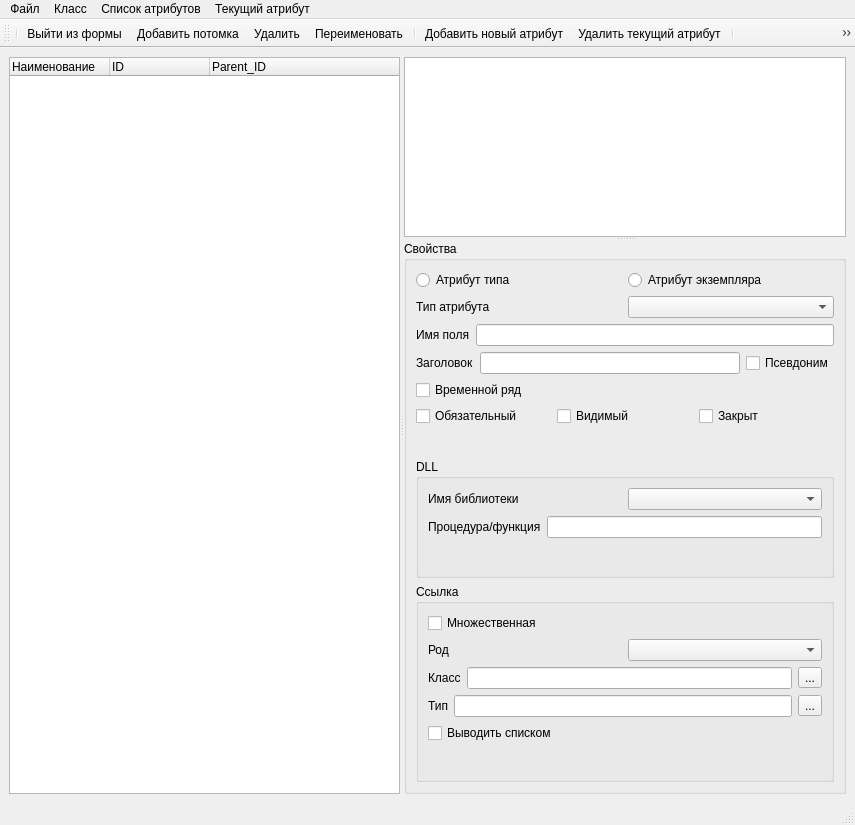
<?xml version="1.0" encoding="UTF-8"?>
<ui version="4.0">
 <class>es_mainwindowClass</class>
 <widget class="QMainWindow" name="es_mainwindowClass">
  <property name="geometry">
   <rect>
    <x>0</x>
    <y>0</y>
    <width>855</width>
    <height>825</height>
   </rect>
  </property>
  <property name="windowTitle">
   <string>MainWindow</string>
  </property>
  <widget class="QWidget" name="centralwidget">
   <layout class="QGridLayout" name="gridLayout">
    <item row="0" column="0">
     <widget class="QSplitter" name="splitter_V">
      <property name="orientation">
       <enum>Qt::Horizontal</enum>
      </property>
      <widget class="QEidosTreeWidget" name="EidosTreeWidget">
       <property name="styleSheet">
        <string notr="true">font: 10pt &quot;Arial&quot;;</string>
       </property>
       <property name="editTriggers">
        <set>QAbstractItemView::AllEditTriggers</set>
       </property>
       <property name="selectionMode">
        <enum>QAbstractItemView::ExtendedSelection</enum>
       </property>
       <property name="selectionBehavior">
        <enum>QAbstractItemView::SelectItems</enum>
       </property>
       <column>
        <property name="text">
         <string>Наименование</string>
        </property>
       </column>
       <column>
        <property name="text">
         <string>ID</string>
        </property>
       </column>
       <column>
        <property name="text">
         <string>Parent_ID</string>
        </property>
       </column>
      </widget>
      <widget class="QSplitter" name="splitter_H">
       <property name="orientation">
        <enum>Qt::Vertical</enum>
       </property>
       <widget class="QTableWidget" name="tableWidget_EAs"/>
       <widget class="QGroupBox" name="groupBox">
        <property name="title">
         <string>Свойства</string>
        </property>
        <layout class="QVBoxLayout" name="verticalLayout_4">
         <item>
          <layout class="QHBoxLayout" name="horizontalLayout_13">
           <item>
            <widget class="QRadioButton" name="radioButton_BFH">
             <property name="text">
              <string>Атрибут типа</string>
             </property>
            </widget>
           </item>
           <item>
            <widget class="QRadioButton" name="radioButton_BFP">
             <property name="text">
              <string>Атрибут экземпляра</string>
             </property>
            </widget>
           </item>
          </layout>
         </item>
         <item>
          <layout class="QHBoxLayout" name="horizontalLayout_4">
           <item>
            <widget class="QLabel" name="label_10">
             <property name="text">
              <string>Тип атрибута</string>
             </property>
            </widget>
           </item>
           <item>
            <widget class="QComboBox" name="comboBox_Type">
             <item>
              <property name="text">
               <string/>
              </property>
             </item>
            </widget>
           </item>
          </layout>
         </item>
         <item>
          <layout class="QHBoxLayout" name="horizontalLayout_14">
           <item>
            <widget class="QLabel" name="label_11">
             <property name="text">
              <string>Имя поля</string>
             </property>
            </widget>
           </item>
           <item>
            <widget class="QLineEdit" name="lineEdit_FieldName"/>
           </item>
          </layout>
         </item>
         <item>
          <layout class="QHBoxLayout" name="horizontalLayout_15">
           <item>
            <widget class="QLabel" name="label_12">
             <property name="text">
              <string>Заголовок</string>
             </property>
            </widget>
           </item>
           <item>
            <widget class="QLineEdit" name="lineEdit_Caption"/>
           </item>
           <item>
            <widget class="QCheckBox" name="checkBox_alternated">
             <property name="enabled">
              <bool>true</bool>
             </property>
             <property name="text">
              <string>Псевдоним</string>
             </property>
             <property name="checkable">
              <bool>true</bool>
             </property>
            </widget>
           </item>
          </layout>
         </item>
         <item>
          <widget class="QCheckBox" name="checkBox_Temporality">
           <property name="text">
            <string>Временной ряд</string>
           </property>
          </widget>
         </item>
         <item>
          <layout class="QHBoxLayout" name="horizontalLayout_16">
           <item>
            <widget class="QCheckBox" name="checkBox_Required">
             <property name="text">
              <string>Обязательный</string>
             </property>
            </widget>
           </item>
           <item>
            <widget class="QCheckBox" name="checkBox_Visible">
             <property name="text">
              <string>Видимый</string>
             </property>
            </widget>
           </item>
           <item>
            <widget class="QCheckBox" name="checkBox_Locked">
             <property name="text">
              <string>Закрыт</string>
             </property>
            </widget>
           </item>
          </layout>
         </item>
         <item>
          <spacer name="verticalSpacer_2">
           <property name="orientation">
            <enum>Qt::Vertical</enum>
           </property>
           <property name="sizeHint" stdset="0">
            <size>
             <width>20</width>
             <height>40</height>
            </size>
           </property>
          </spacer>
         </item>
         <item>
          <widget class="QGroupBox" name="groupBox_DLL">
           <property name="title">
            <string>DLL</string>
           </property>
           <layout class="QVBoxLayout" name="verticalLayout_5">
            <item>
             <layout class="QHBoxLayout" name="horizontalLayout_17">
              <item>
               <widget class="QLabel" name="label_13">
                <property name="text">
                 <string>Имя библиотеки</string>
                </property>
               </widget>
              </item>
              <item>
               <widget class="QComboBox" name="comboBox_DLL_Name"/>
              </item>
             </layout>
            </item>
            <item>
             <layout class="QHBoxLayout" name="horizontalLayout_18">
              <item>
               <widget class="QLabel" name="label_14">
                <property name="text">
                 <string>Процедура/функция</string>
                </property>
               </widget>
              </item>
              <item>
               <widget class="QLineEdit" name="lineEdit_DLL_Proc"/>
              </item>
             </layout>
            </item>
            <item>
             <spacer name="verticalSpacer_3">
              <property name="orientation">
               <enum>Qt::Vertical</enum>
              </property>
              <property name="sizeHint" stdset="0">
               <size>
                <width>20</width>
                <height>40</height>
               </size>
              </property>
             </spacer>
            </item>
           </layout>
          </widget>
         </item>
         <item>
          <widget class="QGroupBox" name="groupBox_LNK">
           <property name="title">
            <string>Ссылка</string>
           </property>
           <layout class="QVBoxLayout" name="verticalLayout_6">
            <item>
             <widget class="QCheckBox" name="checkBox_Multiple">
              <property name="text">
               <string>Множественная</string>
              </property>
             </widget>
            </item>
            <item>
             <layout class="QHBoxLayout" name="horizontalLayout_20">
              <item>
               <widget class="QLabel" name="label_16">
                <property name="text">
                 <string>Род</string>
                </property>
               </widget>
              </item>
              <item>
               <widget class="QComboBox" name="comboBox_Species"/>
              </item>
             </layout>
            </item>
            <item>
             <layout class="QHBoxLayout" name="horizontalLayout_21">
              <item>
               <widget class="QLabel" name="label_17">
                <property name="text">
                 <string>Класс</string>
                </property>
               </widget>
              </item>
              <item>
               <widget class="QLineEdit" name="lineEdit_Eidos">
                <property name="readOnly">
                 <bool>true</bool>
                </property>
               </widget>
              </item>
              <item>
               <widget class="QToolButton" name="toolButton_ChooseEidos">
                <property name="text">
                 <string>...</string>
                </property>
               </widget>
              </item>
             </layout>
            </item>
            <item>
             <layout class="QHBoxLayout" name="horizontalLayout_Hipotesys">
              <item>
               <widget class="QLabel" name="label_LnkHyp">
                <property name="text">
                 <string>Тип</string>
                </property>
               </widget>
              </item>
              <item>
               <widget class="QLineEdit" name="lineEdit_Hipotesys">
                <property name="readOnly">
                 <bool>true</bool>
                </property>
               </widget>
              </item>
              <item>
               <widget class="QToolButton" name="toolButton_ChooseHipotesys">
                <property name="text">
                 <string>...</string>
                </property>
               </widget>
              </item>
             </layout>
            </item>
            <item>
             <widget class="QCheckBox" name="checkBox_NeedList">
              <property name="text">
               <string>Выводить списком</string>
              </property>
             </widget>
            </item>
            <item>
             <spacer name="verticalSpacer">
              <property name="orientation">
               <enum>Qt::Vertical</enum>
              </property>
              <property name="sizeHint" stdset="0">
               <size>
                <width>20</width>
                <height>40</height>
               </size>
              </property>
             </spacer>
            </item>
           </layout>
          </widget>
         </item>
        </layout>
       </widget>
      </widget>
     </widget>
    </item>
   </layout>
  </widget>
  <widget class="QMenuBar" name="menubar">
   <property name="geometry">
    <rect>
     <x>0</x>
     <y>0</y>
     <width>855</width>
     <height>22</height>
    </rect>
   </property>
   <widget class="QMenu" name="menu">
    <property name="title">
     <string>Файл</string>
    </property>
    <addaction name="action_quit"/>
   </widget>
   <widget class="QMenu" name="menu_2">
    <property name="title">
     <string>Класс</string>
    </property>
    <addaction name="action_Eidos_add"/>
    <addaction name="action_Eidos_del"/>
    <addaction name="action_Eidos_rename"/>
   </widget>
   <widget class="QMenu" name="menu_3">
    <property name="title">
     <string>Список атрибутов</string>
    </property>
    <addaction name="action_AddFilter"/>
    <addaction name="action_RemoveFilter"/>
    <addaction name="action_EA_Add"/>
    <addaction name="action_EA_Del"/>
   </widget>
   <widget class="QMenu" name="menu_4">
    <property name="title">
     <string>Текущий атрибут</string>
    </property>
    <addaction name="action_AltCaption"/>
    <addaction name="action_SaveChanges"/>
   </widget>
   <addaction name="menu"/>
   <addaction name="menu_2"/>
   <addaction name="menu_3"/>
   <addaction name="menu_4"/>
  </widget>
  <widget class="QStatusBar" name="statusbar"/>
  <widget class="QToolBar" name="toolBar">
   <property name="windowTitle">
    <string>toolBar</string>
   </property>
   <attribute name="toolBarArea">
    <enum>TopToolBarArea</enum>
   </attribute>
   <attribute name="toolBarBreak">
    <bool>false</bool>
   </attribute>
   <addaction name="separator"/>
   <addaction name="action_quit"/>
   <addaction name="action_Eidos_add"/>
   <addaction name="action_Eidos_del"/>
   <addaction name="action_Eidos_rename"/>
   <addaction name="separator"/>
   <addaction name="action_EA_Add"/>
   <addaction name="action_EA_Del"/>
   <addaction name="separator"/>
   <addaction name="action_AltCaption"/>
   <addaction name="action_SaveChanges"/>
  </widget>
  <action name="action_quit">
   <property name="icon">
    <iconset resource="../images/resources.qrc">
     <normaloff>:/PICS/exit.png</normaloff>:/PICS/exit.png</iconset>
   </property>
   <property name="text">
    <string>Выйти из формы</string>
   </property>
   <property name="toolTip">
    <string>Закрыть окно Eidos studio</string>
   </property>
  </action>
  <action name="action_Eidos_add">
   <property name="icon">
    <iconset resource="../images/resources.qrc">
     <normaloff>:/PICS/lavr_add.png</normaloff>:/PICS/lavr_add.png</iconset>
   </property>
   <property name="text">
    <string>Добавить потомка</string>
   </property>
   <property name="toolTip">
    <string>Добавить потомка </string>
   </property>
  </action>
  <action name="action_Eidos_del">
   <property name="icon">
    <iconset resource="../images/resources.qrc">
     <normaloff>:/PICS/lavr_del.png</normaloff>:/PICS/lavr_del.png</iconset>
   </property>
   <property name="text">
    <string>Удалить</string>
   </property>
   <property name="toolTip">
    <string>Удалить выделенный элемент класса</string>
   </property>
  </action>
  <action name="action_Eidos_rename">
   <property name="icon">
    <iconset resource="../images/resources.qrc">
     <normaloff>:/PICS/Leaf_rename.png</normaloff>:/PICS/Leaf_rename.png</iconset>
   </property>
   <property name="text">
    <string>Переименовать</string>
   </property>
  </action>
  <action name="action_AddFilter">
   <property name="icon">
    <iconset resource="../images/resources.qrc">
     <normaloff>:/PICS/filter2.png</normaloff>:/PICS/filter2.png</iconset>
   </property>
   <property name="text">
    <string>Установить фильтр</string>
   </property>
   <property name="shortcut">
    <string>Ctrl+F</string>
   </property>
  </action>
  <action name="action_RemoveFilter">
   <property name="icon">
    <iconset resource="../images/resources.qrc">
     <normaloff>:/PICS/filteroff.png</normaloff>:/PICS/filteroff.png</iconset>
   </property>
   <property name="text">
    <string>Сбросить фильтр</string>
   </property>
  </action>
  <action name="action_EA_Add">
   <property name="icon">
    <iconset resource="../images/resources.qrc">
     <normaloff>:/PICS/edit_add.png</normaloff>:/PICS/edit_add.png</iconset>
   </property>
   <property name="text">
    <string>Добавить новый атрибут</string>
   </property>
  </action>
  <action name="action_EA_Del">
   <property name="icon">
    <iconset resource="../images/resources.qrc">
     <normaloff>:/PICS/cancel.png</normaloff>:/PICS/cancel.png</iconset>
   </property>
   <property name="text">
    <string>Удалить текущий атрибут</string>
   </property>
  </action>
  <action name="action_AltCaption">
   <property name="icon">
    <iconset resource="../images/resources.qrc">
     <normaloff>:/PICS/box_juliane_krug_s.png</normaloff>:/PICS/box_juliane_krug_s.png</iconset>
   </property>
   <property name="text">
    <string>Установить псевдоним заголовка</string>
   </property>
  </action>
  <action name="action_SaveChanges">
   <property name="icon">
    <iconset resource="../images/resources.qrc">
     <normaloff>:/PICS/apply.png</normaloff>:/PICS/apply.png</iconset>
   </property>
   <property name="text">
    <string>Сохранить изменения</string>
   </property>
  </action>
 </widget>
 <customwidgets>
  <customwidget>
   <class>QEidosTreeWidget</class>
   <extends>QTreeWidget</extends>
   <header>qeidostreewidget.h</header>
  </customwidget>
 </customwidgets>
 <resources>
  <include location="../images/resources.qrc"/>
 </resources>
 <connections/>
</ui>
